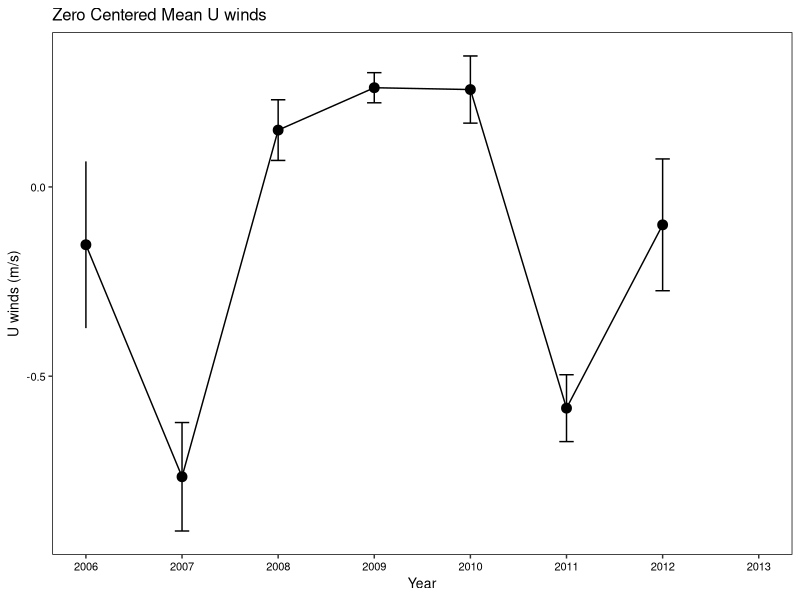

Write the R code that produced this figure. (Note: this script raises an error after producing the figure.)
## plotting 

mydata= read.csv('BC_10_20_14.csv',header=TRUE)

newdata <- data.frame(subset(mydata, Increment.Number ==3 | Increment.Number==4 | Increment.Number==5 | Increment.Number==6 | Increment.Number==7, select=c(Year.of.Increment.Formation,June.U, July.U, August.U, September.U, October.U, November.U, December.U)))

newdata <- newdata[complete.cases(newdata),]

newdata$June.U <- as.numeric(as.character(newdata$June.U))
newdata$July.U <- as.numeric(as.character(newdata$July.U))
newdata$August.U <- as.numeric(as.character(newdata$August.U))
newdata$September.U <- as.numeric(as.character(newdata$September.U))
newdata$October.U <- as.numeric(as.character(newdata$October.U))
newdata$November.U <- as.numeric(as.character(newdata$November.U))
newdata$December.U <- as.numeric(as.character(newdata$December.U))

newdata$meanU <- rowMeans(subset(newdata, select = c(June.U, July.U, August.U, September.U, October.U, November.U, December.U))) #, na.rm=TRUE) # "August.U", "September.U", "October.U", "November.U", "December.U")), na.rm=TRUE)
newdata$medianU <- apply(newdata[,c("June.U", "July.U", "August.U", "September.U", "October.U", "November.U", "December.U")],1, median, na.rm=TRUE) ## to create a MSLA over the growing season

newdata$medianU_zc <- newdata$medianU -mean(newdata$medianU, na.rm=TRUE)



library(plyr)

df_U <- ddply(newdata, c("Year.of.Increment.Formation"), summarise, N=length(medianU_zc), U.mean=mean(medianU_zc), sd=sd(medianU_zc), se=sd/sqrt(N))

#http://www.cookbook-r.com/Graphs/Plotting_means_and_error_bars_(ggplot2)/
library(ggplot2)
pd <- position_dodge(.05)
testU <- ggplot(df_U, aes(x=Year.of.Increment.Formation, y=U.mean))+ 											
  geom_errorbar(aes(ymin=U.mean-se, ymax=U.mean+se), width=.15)+ # position=pd)+
			geom_line()+
			geom_point(size=3)+  # changing postion and size of points
			ylab("U winds (m/s)")+
			xlab("Year")+
			
			scale_x_continuous(limits=c(2006, 2013), breaks=seq(2006, 2013,1))+
			#scale_y_continuous(limits=c(.05,.35), breaks=seq(.05,.35,.05))+#changing the legend names
			theme(panel.grid.minor=element_blank(),panel.grid.major=element_blank(), 
					      panel.background=element_rect(colour="black", fill="white"),
					  
					      axis.title.x =element_text(colour="black", size=10),
					      axis.text.x = element_text(colour="black", size=8),
					      axis.title.y =element_text(colour="black", size=10),
					      axis.text.y = element_text(colour="black", size=8),
					      plot.title=element_text(size=12))+ # changing size of plot title)+)+
					      #legend.background=element_rect(fill='white', colour = 'black'),
					      #legend.position=c(.92,.25))+
					ggtitle("Zero Centered Mean U winds")
					
					# Multiple plot function
#
# ggplot objects can be passed in ..., or to plotlist (as a list of ggplot objects)
# - cols:   Number of columns in layout
# - layout: A matrix specifying the layout. If present, 'cols' is ignored.
#
# If the layout is something like matrix(c(1,2,3,3), nrow=2, byrow=TRUE),
# then plot 1 will go in the upper left, 2 will go in the upper right, and
# 3 will go all the way across the bottom.
#
multiplot <- function(..., plotlist=NULL, file, cols=1, layout=NULL) {
  require(grid)

  # Make a list from the ... arguments and plotlist
  plots <- c(list(...), plotlist)

  numPlots = length(plots)

  # If layout is NULL, then use 'cols' to determine layout
  if (is.null(layout)) {
    # Make the panel
    # ncol: Number of columns of plots
    # nrow: Number of rows needed, calculated from # of cols
    layout <- matrix(seq(1, cols * ceiling(numPlots/cols)),
                    ncol = cols, nrow = ceiling(numPlots/cols))
  }

 if (numPlots==1) {
    print(plots[[1]])

  } else {
    # Set up the page
    grid.newpage()
    pushViewport(viewport(layout = grid.layout(nrow(layout), ncol(layout))))

    # Make each plot, in the correct location
    for (i in 1:numPlots) {
      # Get the i,j matrix positions of the regions that contain this subplot
      matchidx <- as.data.frame(which(layout == i, arr.ind = TRUE))

      print(plots[[i]], vp = viewport(layout.pos.row = matchidx$row,
                                      layout.pos.col = matchidx$col))
    }
  }
}

pdf("Environmental_Variables_plot.pdf", width=7, height=7)
multiplot(testU, testV, testMSLA, testWSC, testRiv, cols=2)
dev.off()